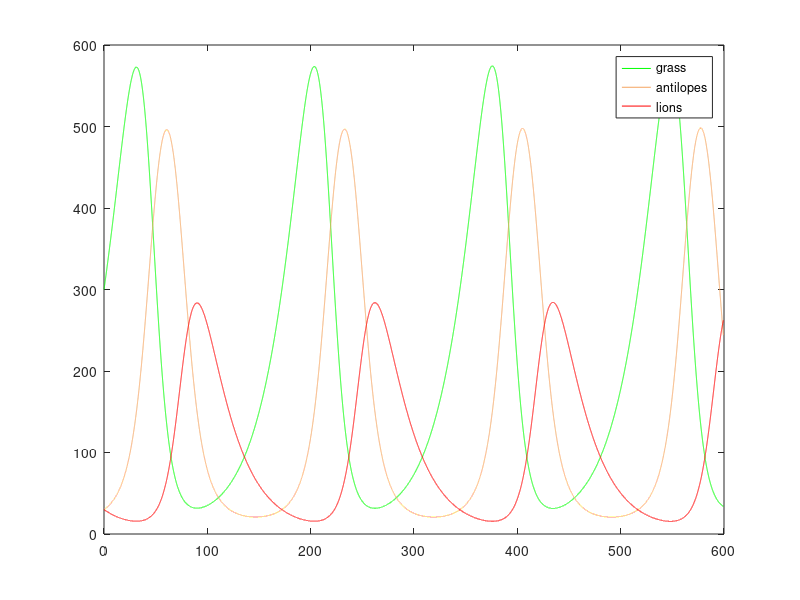

MATLAB code to generate this figure:
function [] = LotkaVolterraThree()
X_START = 300;
WAVELENGTH = 200;
ENDTIME = 3*WAVELENGTH/(WAVELENGTH/50);
% timestep
dt=0.00006*WAVELENGTH;
% iterations
iter=333*ENDTIME;

% initialize vectors
x=zeros(iter,1); y=zeros(iter,1); z=zeros(iter,1); t=zeros(iter,1);
l = 0.05/WAVELENGTH;

x(1)=1*X_START; y(1)=0.1*X_START; z(1)=0.1*X_START; t(1)=0; % starting point

a=0.5*X_START*l; b=1*l; c=1*l; d=0.5*l; e=1*l; f=0.5*X_START*l; g=1*l;

for i=2:iter
    dx=a*x(i-1)- b*x(i-1)*y(i-1);
    dy=-c*y(i-1) + d*x(i-1)*y(i-1) - e*y(i-1)*z(i-1);
    dz=-f*z(i-1) + g*y(i-1)*z(i-1);
    x(i)=x(i-1)+dt*dx;
    y(i)=y(i-1)+dt*dy;
    z(i)=z(i-1)+dt*dz;
    t(i)=t(i-1)+dt;
end

color_Lion = [1 0 0];
color_Antelope = [244/255, 164/255, 96/255];
color_Grass = [0 1 0];

plot(t,x,'color',color_Grass);
hold on;
plot(t,y,'color',color_Antelope);
plot(t,z,'color',color_Lion);
legend('grass','antilopes','lions');
end
